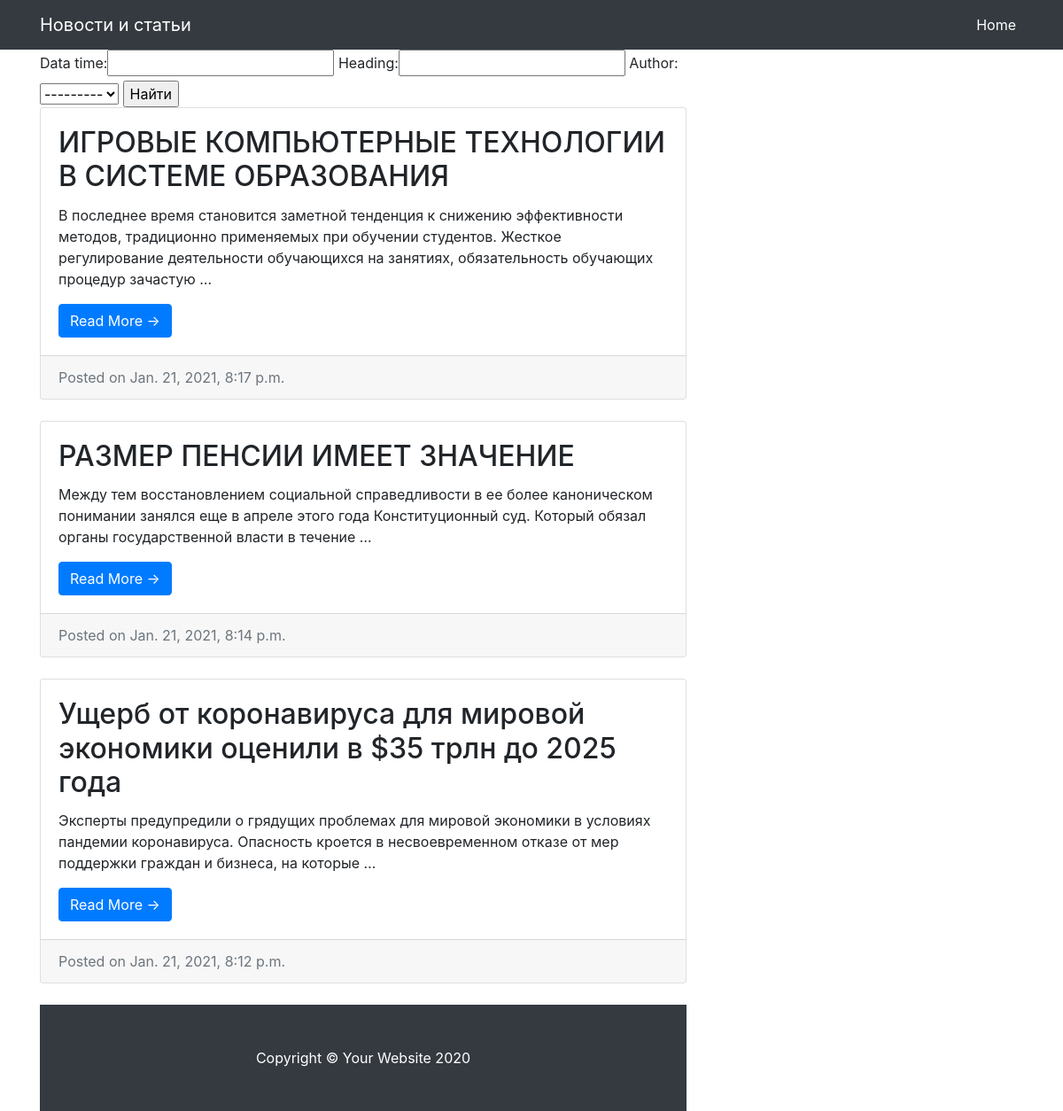
The app's page /news/search/ with its own data.
### news/models.py (models this page shows, shortened)
class Post(models.Model):
    article = 'AR'
    news = 'NE'
    ARTICLE_AND_NEWS = [(article, 'Статья'),
                (news, 'Новость')]
    author = models.ForeignKey(Author, on_delete=models.CASCADE)
    article_or_news = models.CharField(max_length=2, choices=ARTICLE_AND_NEWS, default=article)
    data_time = models.DateTimeField(auto_now_add=True)
    categories = models.ManyToManyField(Category, through='PostCategory', null=True, blank=True)
    heading = models.CharField(max_length=255)
    text = models.TextField()
    rating = models.IntegerField(default=0)

### news/views.py (the view)
# urls.py: path('search/', PostSearchView.as_view(), name='post_search'),
class PostSearchView(ListView):
    model = Post
    template_name = "search_news.html"
    context_object_name = 'news'
    ordering = ['-data_time']
    paginate_by = 10
    def get_context_data(self, **kwargs):
        context = super().get_context_data(**kwargs)
        context['filter'] = PostFilter(self.request.GET, queryset=self.get_queryset())
        return context

### news/models.py (called while the page is built)
    def __str__(self):
        return f'{self.user.username}'

### templates/search_news.html (shortened to what this page needs)
{% extends 'flatpages/default.html' %}
{% block content %}
<form method="GET">
    {{ filter.form }}
    <input type="submit" value="Найти">
</form>
<table>
    {% for post in filter.qs %}
        <div class="card mb-4">
            <div class="card-body">
                <h2 class="card-title">{{ post.heading }}</h2>
                <p class="card-text">{{ post.text | truncatewords:25 }}</p>
                <a href="#" class="btn btn-primary">Read More &rarr;</a>
            </div>
            <div class="card-footer text-muted">
                Posted on {{ post.data_time }}
            </div>
        </div>
    {% endfor %}
{% endblock content %}

### templates/flatpages/default.html (shortened to what this page needs)
{% load static %}
<!DOCTYPE html>
<html lang="en">
<head>
  <link href="{% static 'vendor/bootstrap/css/bootstrap.min.css' %}" rel="stylesheet">
  <link href="{% static 'css/blog-home.css' %}" rel="stylesheet">
</head>
<body>
  <nav class="navbar navbar-expand-lg navbar-dark bg-dark fixed-top">
    <div class="container">
      <a class="navbar-brand" href="#">Новости и статьи</a>
      <div class="collapse navbar-collapse" id="navbarResponsive">
        <ul class="navbar-nav ml-auto">
          <li class="nav-item active">
            <a class="nav-link" href="/news/">Home
            </a>
          </li>
        </ul>
      </div>
    </div>
  </nav>
  <div class="container">
    <div class="row">
      <div class="col-md-8">
        {% block content%}{% endblock content %}
      </div>
    </div>
  </div>
  <footer class="py-5 bg-dark">
    <div class="container">
      <p class="m-0 text-center text-white">Copyright &copy; Your Website 2020</p>
    </div>
  </footer>
</body>
</html>

### static/css/blog-home.css (style rules this page uses)
body { padding-top: 56px; }

### records on screen
Post: heading "ИГРОВЫЕ КОМПЬЮТЕРНЫЕ ТЕХНОЛОГИИ В СИСТЕМЕ ОБРАЗОВАНИЯ", text "В последнее время становится заметной тенденция к снижению эффективности методов, традиционно применяемых при обучении студентов. Жесткое регулирование деятельности обучающихся на занятиях, обязательность обучающих процедур зачастую …", data_time "Jan. 21, 2021, 8:17 p.m."
Post: heading "РАЗМЕР ПЕНСИИ ИМЕЕТ ЗНАЧЕНИЕ", text "Между тем восстановлением социальной справедливости в ее более каноническом понимании занялся еще в апреле этого года Конституционный суд. Который обязал органы государственной власти в течение …", data_time "Jan. 21, 2021, 8:14 p.m."
Post: heading "Ущерб от коронавируса для мировой экономики оценили в $35 трлн до 2025 года", text "Эксперты предупредили о грядущих проблемах для мировой экономики в условиях пандемии коронавируса. Опасность кроется в несвоевременном отказе от мер поддержки граждан и бизнеса, на которые …", data_time "Jan. 21, 2021, 8:12 p.m."
